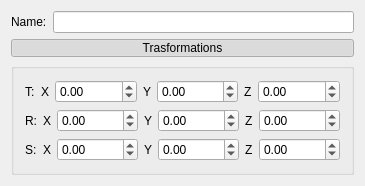
<?xml version="1.0" encoding="UTF-8"?>
<ui version="4.0">
 <class>stand_properties</class>
 <widget class="QWidget" name="stand_properties">
  <property name="geometry">
   <rect>
    <x>0</x>
    <y>0</y>
    <width>252</width>
    <height>167</height>
   </rect>
  </property>
  <property name="windowTitle">
   <string>stand_properties</string>
  </property>
  <layout class="QVBoxLayout" name="verticalLayout">
   <item>
    <layout class="QHBoxLayout" name="horizontalLayout_4" stretch="0,0">
     <item>
      <widget class="QLabel" name="label_4">
       <property name="text">
        <string>Name:</string>
       </property>
      </widget>
     </item>
     <item>
      <widget class="QLineEdit" name="name_label">
       <property name="dragEnabled">
        <bool>false</bool>
       </property>
       <property name="readOnly">
        <bool>false</bool>
       </property>
       <property name="cursorMoveStyle">
        <enum>Qt::LogicalMoveStyle</enum>
       </property>
      </widget>
     </item>
    </layout>
   </item>
   <item>
    <widget class="QPushButton" name="trans_pushButton">
     <property name="maximumSize">
      <size>
       <width>16777215</width>
       <height>18</height>
      </size>
     </property>
     <property name="font">
      <font>
       <weight>50</weight>
       <italic>false</italic>
       <bold>false</bold>
       <strikeout>false</strikeout>
       <stylestrategy>PreferDefault</stylestrategy>
       <kerning>true</kerning>
      </font>
     </property>
     <property name="acceptDrops">
      <bool>false</bool>
     </property>
     <property name="layoutDirection">
      <enum>Qt::LeftToRight</enum>
     </property>
     <property name="autoFillBackground">
      <bool>false</bool>
     </property>
     <property name="text">
      <string>Trasformations</string>
     </property>
     <property name="icon">
      <iconset resource="../src/editor.qrc">
       <normaloff>:/EditorContents/EditorContents/spindown.png</normaloff>:/EditorContents/EditorContents/spindown.png</iconset>
     </property>
     <property name="checkable">
      <bool>true</bool>
     </property>
     <property name="checked">
      <bool>true</bool>
     </property>
     <property name="flat">
      <bool>false</bool>
     </property>
    </widget>
   </item>
   <item>
    <widget class="QGroupBox" name="transforms_groupBox">
     <property name="title">
      <string/>
     </property>
     <layout class="QVBoxLayout" name="verticalLayout_2">
      <item>
       <layout class="QHBoxLayout" name="horizontalLayout" stretch="0,0,1,0,1,0,1">
        <item>
         <widget class="QLabel" name="label">
          <property name="text">
           <string>T:</string>
          </property>
         </widget>
        </item>
        <item>
         <widget class="QLabel" name="label_11">
          <property name="text">
           <string>X</string>
          </property>
         </widget>
        </item>
        <item>
         <widget class="QDoubleSpinBox" name="TX">
          <property name="minimum">
           <double>-99999.000000000000000</double>
          </property>
          <property name="maximum">
           <double>99999.000000000000000</double>
          </property>
          <property name="singleStep">
           <double>0.100000000000000</double>
          </property>
         </widget>
        </item>
        <item>
         <widget class="QLabel" name="label_12">
          <property name="text">
           <string>Y</string>
          </property>
         </widget>
        </item>
        <item>
         <widget class="QDoubleSpinBox" name="TY">
          <property name="minimum">
           <double>-99999.000000000000000</double>
          </property>
          <property name="maximum">
           <double>99999.000000000000000</double>
          </property>
          <property name="singleStep">
           <double>0.100000000000000</double>
          </property>
         </widget>
        </item>
        <item>
         <widget class="QLabel" name="label_10">
          <property name="text">
           <string>Z</string>
          </property>
         </widget>
        </item>
        <item>
         <widget class="QDoubleSpinBox" name="TZ">
          <property name="minimum">
           <double>-99999.000000000000000</double>
          </property>
          <property name="maximum">
           <double>99999.000000000000000</double>
          </property>
          <property name="singleStep">
           <double>0.100000000000000</double>
          </property>
         </widget>
        </item>
       </layout>
      </item>
      <item>
       <layout class="QHBoxLayout" name="horizontalLayout_2" stretch="0,0,1,0,1,0,1">
        <item>
         <widget class="QLabel" name="label_2">
          <property name="text">
           <string>R:</string>
          </property>
         </widget>
        </item>
        <item>
         <widget class="QLabel" name="label_13">
          <property name="text">
           <string>X</string>
          </property>
         </widget>
        </item>
        <item>
         <widget class="QDoubleSpinBox" name="RX">
          <property name="minimum">
           <double>-99999.000000000000000</double>
          </property>
          <property name="maximum">
           <double>99999.000000000000000</double>
          </property>
          <property name="singleStep">
           <double>0.100000000000000</double>
          </property>
         </widget>
        </item>
        <item>
         <widget class="QLabel" name="label_14">
          <property name="text">
           <string>Y</string>
          </property>
         </widget>
        </item>
        <item>
         <widget class="QDoubleSpinBox" name="RY">
          <property name="minimum">
           <double>-99999.000000000000000</double>
          </property>
          <property name="maximum">
           <double>99999.000000000000000</double>
          </property>
          <property name="singleStep">
           <double>0.100000000000000</double>
          </property>
         </widget>
        </item>
        <item>
         <widget class="QLabel" name="label_15">
          <property name="text">
           <string>Z</string>
          </property>
         </widget>
        </item>
        <item>
         <widget class="QDoubleSpinBox" name="RZ">
          <property name="minimum">
           <double>-99999.000000000000000</double>
          </property>
          <property name="maximum">
           <double>99999.000000000000000</double>
          </property>
          <property name="singleStep">
           <double>0.100000000000000</double>
          </property>
         </widget>
        </item>
       </layout>
      </item>
      <item>
       <layout class="QHBoxLayout" name="horizontalLayout_3" stretch="0,0,1,0,1,0,1">
        <item>
         <widget class="QLabel" name="label_3">
          <property name="text">
           <string>S:</string>
          </property>
         </widget>
        </item>
        <item>
         <widget class="QLabel" name="label_16">
          <property name="text">
           <string>X</string>
          </property>
         </widget>
        </item>
        <item>
         <widget class="QDoubleSpinBox" name="SX">
          <property name="minimum">
           <double>-99999.000000000000000</double>
          </property>
          <property name="maximum">
           <double>99999.000000000000000</double>
          </property>
          <property name="singleStep">
           <double>0.100000000000000</double>
          </property>
         </widget>
        </item>
        <item>
         <widget class="QLabel" name="label_17">
          <property name="text">
           <string>Y</string>
          </property>
         </widget>
        </item>
        <item>
         <widget class="QDoubleSpinBox" name="SY">
          <property name="minimum">
           <double>-99999.000000000000000</double>
          </property>
          <property name="maximum">
           <double>99999.000000000000000</double>
          </property>
          <property name="singleStep">
           <double>0.100000000000000</double>
          </property>
         </widget>
        </item>
        <item>
         <widget class="QLabel" name="label_18">
          <property name="text">
           <string>Z</string>
          </property>
         </widget>
        </item>
        <item>
         <widget class="QDoubleSpinBox" name="SZ">
          <property name="minimum">
           <double>-99999.000000000000000</double>
          </property>
          <property name="maximum">
           <double>99999.000000000000000</double>
          </property>
          <property name="singleStep">
           <double>0.100000000000000</double>
          </property>
         </widget>
        </item>
       </layout>
      </item>
     </layout>
    </widget>
   </item>
   <item>
    <spacer name="verticalSpacer">
     <property name="orientation">
      <enum>Qt::Vertical</enum>
     </property>
     <property name="sizeHint" stdset="0">
      <size>
       <width>20</width>
       <height>40</height>
      </size>
     </property>
    </spacer>
   </item>
  </layout>
 </widget>
 <layoutdefault spacing="6" margin="11"/>
 <resources>
  <include location="../src/editor.qrc"/>
 </resources>
 <connections>
  <connection>
   <sender>trans_pushButton</sender>
   <signal>toggled(bool)</signal>
   <receiver>transforms_groupBox</receiver>
   <slot>setVisible(bool)</slot>
   <hints>
    <hint type="sourcelabel">
     <x>125</x>
     <y>157</y>
    </hint>
    <hint type="destinationlabel">
     <x>125</x>
     <y>179</y>
    </hint>
   </hints>
  </connection>
 </connections>
</ui>
